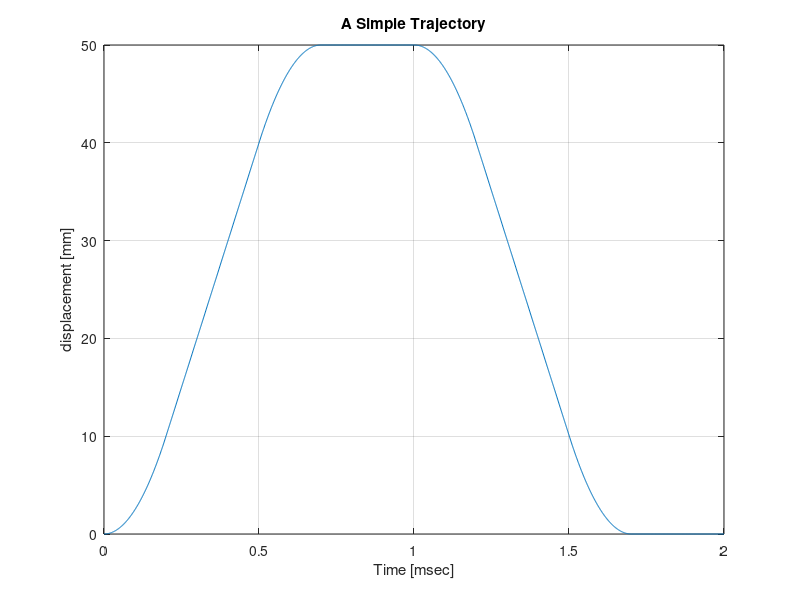

Reproduce this figure in MATLAB.
load('trajectory_data.mat');

%%
figure(99); % opens a figure window
  plot(t,s); % plots trajectory versus time
  title('A Simple Trajectory'); % creates a title for the plot
  ylabel('displacement [mm]'); % labels the y-axis
grid on;
  xlabel('Time [msec]') % labels the x-axis